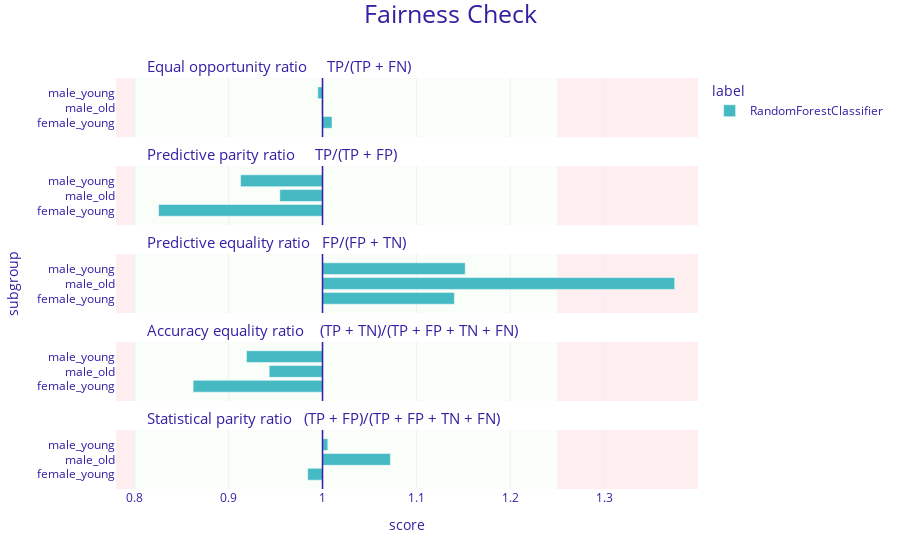
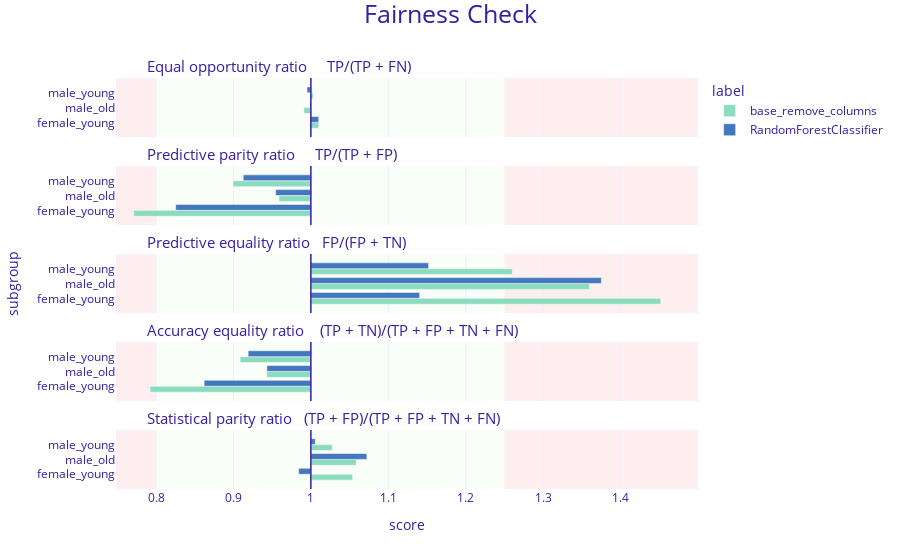
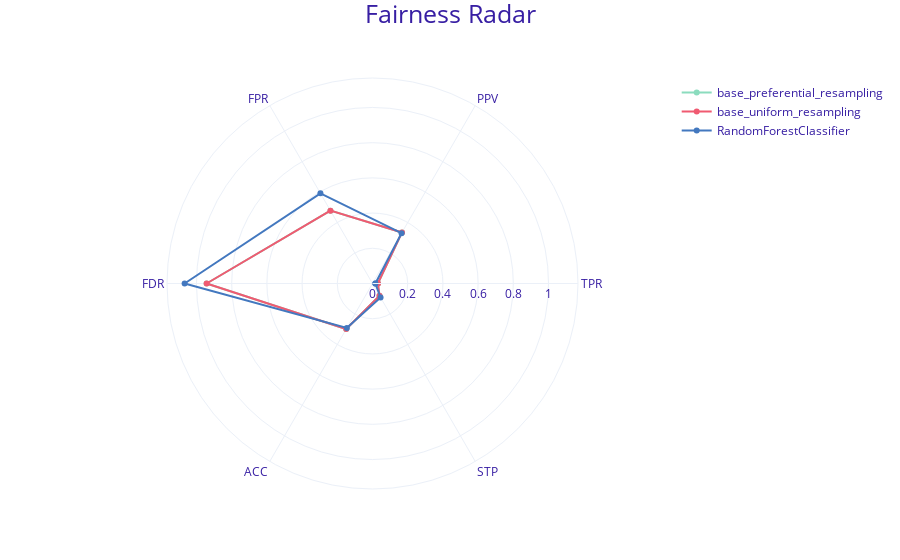
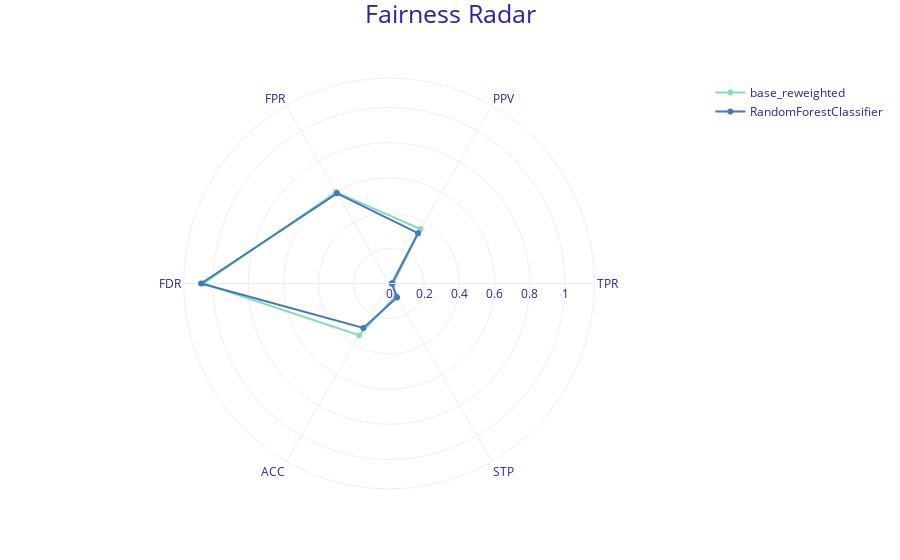

Write notebook code for charts like these, in order.
### Code cell
display_all(METRICS_LIST, GRAPHIC, explainers_fairness, dict_infos)

### Figure 1 — Plotly figure (JSON) as saved in the notebook; plotly's stock layout.template omitted (floating-point values rounded to 4 significant figures)
{"data": [{"alignmentgroup": "True", "customdata": [["female_young", 1.01, "RandomForestClassifier"], ["male_old", 0.999, "RandomForestClassifier"], ["male_young", 0.995, "RandomForestClassifier"]], "hovertemplate": "<b>%{customdata[2]}</b><br>Subgroup: %{customdata[0]}<br>Score: %{customdata[1]}<br><extra></extra>", "legendgroup": "RandomForestClassifier", "marker": {"color": "#46bac2", "pattern": {"shape": ""}}, "name": "RandomForestClassifier", "offsetgroup": "RandomForestClassifier", "orientation": "h", "showlegend": true, "textposition": "auto", "type": "bar", "x": [0.0101, -0.00101, -0.005051], "xaxis": "x5", "y": [0.25, 0.5, 0.75], "yaxis": "y5"}, {"alignmentgroup": "True", "customdata": [["female_young", 0.825, "RandomForestClassifier"], ["male_old", 0.954, "RandomForestClassifier"], ["male_young", 0.913, "RandomForestClassifier"]], "hovertemplate": "<b>%{customdata[2]}</b><br>Subgroup: %{customdata[0]}<br>Score: %{customdata[1]}<br><extra></extra>", "legendgroup": "RandomForestClassifier", "marker": {"color": "#46bac2", "pattern": {"shape": ""}}, "name": "RandomForestClassifier", "offsetgroup": "RandomForestClassifier", "orientation": "h", "showlegend": false, "textposition": "auto", "type": "bar", "x": [-0.1747, -0.04551, -0.08733], "xaxis": "x4", "y": [0.25, 0.5, 0.75], "yaxis": "y4"}, {"alignmentgroup": "True", "customdata": [["female_young", 1.14, "RandomForestClassifier"], ["male_old", 1.375, "RandomForestClassifier"], ["male_young", 1.152, "RandomForestClassifier"]], "hovertemplate": "<b>%{customdata[2]}</b><br>Subgroup: %{customdata[0]}<br>Score: %{customdata[1]}<br><extra></extra>", "legendgroup": "RandomForestClassifier", "marker": {"color": "#46bac2", "pattern": {"shape": ""}}, "name": "RandomForestClassifier", "offsetgroup": "RandomForestClassifier", "orientation": "h", "showlegend": false, "textposition": "auto", "type": "bar", "x": [0.1405, 0.3752, 0.1521], "xaxis": "x3", "y": [0.25, 0.5, 0.75], "yaxis": "y3"}, {"alignmentgroup": "True", "customdata": [["female_young", 0.862, "RandomForestClassifier"], ["male_old", 0.943, "RandomForestClassifier"], ["male_young", 0.919, "RandomForestClassifier"]], "hovertemplate": "<b>%{customdata[2]}</b><br>Subgroup: %{customdata[0]}<br>Score: %{customdata[1]}<br><extra></extra>", "legendgroup": "RandomForestClassifier", "marker": {"color": "#46bac2", "pattern": {"shape": ""}}, "name": "RandomForestClassifier", "offsetgroup": "RandomForestClassifier", "orientation": "h", "showlegend": false, "textposition": "auto", "type": "bar", "x": [-0.1378, -0.05683, -0.08102], "xaxis": "x2", "y": [0.25, 0.5, 0.75], "yaxis": "y2"}, {"alignmentgroup": "True", "customdata": [["female_young", 0.984, "RandomForestClassifier"], ["male_old", 1.072, "RandomForestClassifier"], ["male_young", 1.006, "RandomForestClassifier"]], "hovertemplate": "<b>%{customdata[2]}</b><br>Subgroup: %{customdata[0]}<br>Score: %{customdata[1]}<br><extra></extra>", "legendgroup": "RandomForestClassifier", "marker": {"color": "#46bac2", "pattern": {"shape": ""}}, "name": "RandomForestClassifier", "offsetgroup": "RandomForestClassifier", "orientation": "h", "showlegend": false, "textposition": "auto", "type": "bar", "x": [-0.01582, 0.07232, 0.00565], "xaxis": "x", "y": [0.25, 0.5, 0.75], "yaxis": "y"}], "layout": {"annotations": [{"font": {"size": 15}, "showarrow": false, "text": "Statistical parity ratio   (TP + FP)/(TP + FP + TN + FN)", "x": 0.05, "xanchor": "left", "xref": "paper", "y": 0.144, "yanchor": "bottom", "yref": "paper"}, {"font": {"size": 15}, "showarrow": false, "text": "Accuracy equality ratio    (TP + TN)/(TP + FP + TN + FN)", "x": 0.05, "xanchor": "left", "xref": "paper", "y": 0.358, "yanchor": "bottom", "yref": "paper"}, {"font": {"size": 15}, "showarrow": false, "text": "Predictive equality ratio   FP/(FP + TN)", "x": 0.05, "xanchor": "left", "xref": "paper", "y": 0.572, "yanchor": "bottom", "yref": "paper"}, {"font": {"size": 15}, "showarrow": false, "text": "Predictive parity ratio     TP/(TP + FP)", "x": 0.05, "xanchor": "left", "xref": "paper", "y": 0.786, "yanchor": "bottom", "yref": "paper"}, {"font": {"size": 15}, "showarrow": false, "text": "Equal opportunity ratio     TP/(TP + FN)", "x": 0.05, "xanchor": "left", "xref": "paper", "y": 1, "yanchor": "bottom", "yref": "paper"}], "barmode": "group", "font": {"color": "#371ea3"}, "legend": {"title": {"text": "label"}, "tracegroupgap": 0}, "margin": {"b": 71, "r": 30, "t": 78}, "shapes": [{"fillcolor": "#f05a71", "layer": "below", "line": {"width": 0}, "opacity": 0.1, "type": "rect", "x0": 0.25, "x1": 0.4, "xref": "x", "y0": 0, "y1": 1, "yref": "y"}, {"fillcolor": "#f05a71", "layer": "below", "line": {"width": 0}, "opacity": 0.1, "type": "rect", "x0": -0.22, "x1": -0.2, "xref": "x", "y0": 0, "y1": 1, "yref": "y"}, {"fillcolor": "#c7f5bf", "layer": "below", "line": {"width": 0}, "opacity": 0.1, "type": "rect", "x0": -0.2, "x1": 0.25, "xref": "x", "y0": 0, "y1": 1, "yref": "y"}, {"line": {"color": "#371ea3", "width": 1.5}, "type": "line", "x0": 0, "x1": 0, "xref": "x", "y0": 0, "y1": 1, "yref": "y"}, {"fillcolor": "#f05a71", "layer": "below", "line": {"width": 0}, "opacity": 0.1, "type": "rect", "x0": 0.25, "x1": 0.4, "xref": "x", "y0": 0, "y1": 1, "yref": "y2"}, {"fillcolor": "#f05a71", "layer": "below", "line": {"width": 0}, "opacity": 0.1, "type": "rect", "x0": -0.22, "x1": -0.2, "xref": "x", "y0": 0, "y1": 1, "yref": "y2"}, {"fillcolor": "#c7f5bf", "layer": "below", "line": {"width": 0}, "opacity": 0.1, "type": "rect", "x0": -0.2, "x1": 0.25, "xref": "x", "y0": 0, "y1": 1, "yref": "y2"}, {"line": {"color": "#371ea3", "width": 1.5}, "type": "line", "x0": 0, "x1": 0, "xref": "x", "y0": 0, "y1": 1, "yref": "y2"}, {"fillcolor": "#f05a71", "layer": "below", "line": {"width": 0}, "opacity": 0.1, "type": "rect", "x0": 0.25, "x1": 0.4, "xref": "x", "y0": 0, "y1": 1, "yref": "y3"}, {"fillcolor": "#f05a71", "layer": "below", "line": {"width": 0}, "opacity": 0.1, "type": "rect", "x0": -0.22, "x1": -0.2, "xref": "x", "y0": 0, "y1": 1, "yref": "y3"}, {"fillcolor": "#c7f5bf", "layer": "below", "line": {"width": 0}, "opacity": 0.1, "type": "rect", "x0": -0.2, "x1": 0.25, "xref": "x", "y0": 0, "y1": 1, "yref": "y3"}, {"line": {"color": "#371ea3", "width": 1.5}, "type": "line", "x0": 0, "x1": 0, "xref": "x", "y0": 0, "y1": 1, "yref": "y3"}, {"fillcolor": "#f05a71", "layer": "below", "line": {"width": 0}, "opacity": 0.1, "type": "rect", "x0": 0.25, "x1": 0.4, "xref": "x", "y0": 0, "y1": 1, "yref": "y4"}, {"fillcolor": "#f05a71", "layer": "below", "line": {"width": 0}, "opacity": 0.1, "type": "rect", "x0": -0.22, "x1": -0.2, "xref": "x", "y0": 0, "y1": 1, "yref": "y4"}, {"fillcolor": "#c7f5bf", "layer": "below", "line": {"width": 0}, "opacity": 0.1, "type": "rect", "x0": -0.2, "x1": 0.25, "xref": "x", "y0": 0, "y1": 1, "yref": "y4"}, {"line": {"color": "#371ea3", "width": 1.5}, "type": "line", "x0": 0, "x1": 0, "xref": "x", "y0": 0, "y1": 1, "yref": "y4"}, {"fillcolor": "#f05a71", "layer": "below", "line": {"width": 0}, "opacity": 0.1, "type": "rect", "x0": 0.25, "x1": 0.4, "xref": "x", "y0": 0, "y1": 1, "yref": "y5"}, {"fillcolor": "#f05a71", "layer": "below", "line": {"width": 0}, "opacity": 0.1, "type": "rect", "x0": -0.22, "x1": -0.2, "xref": "x", "y0": 0, "y1": 1, "yref": "y5"}, {"fillcolor": "#c7f5bf", "layer": "below", "line": {"width": 0}, "opacity": 0.1, "type": "rect", "x0": -0.2, "x1": 0.25, "xref": "x", "y0": 0, "y1": 1, "yref": "y5"}, {"line": {"color": "#371ea3", "width": 1.5}, "type": "line", "x0": 0, "x1": 0, "xref": "x", "y0": 0, "y1": 1, "yref": "y5"}], "title": {"font": {"size": 25}, "text": "Fairness Check", "x": 0.5, "y": 0.99}, "xaxis": {"anchor": "y", "domain": [0, 1], "range": [-0.22, 0.4], "ticktext": [0.7, 0.8, 0.9, 1, 1.1, 1.2, 1.3, 1], "tickvals": [-0.3, -0.2, -0.1, 0, 0.1, 0.2, 0.3, 0], "title": {"text": "score"}}, "xaxis2": {"anchor": "y2", "domain": [0, 1], "matches": "x", "range": [-0.22, 0.4], "showticklabels": false, "ticktext": [0.7, 0.8, 0.9, 1, 1.1, 1.2, 1.3, 1], "tickvals": [-0.3, -0.2, -0.1, 0, 0.1, 0.2, 0.3, 0]}, "xaxis3": {"anchor": "y3", "domain": [0, 1], "matches": "x", "range": [-0.22, 0.4], "showticklabels": false, "ticktext": [0.7, 0.8, 0.9, 1, 1.1, 1.2, 1.3, 1], "tickvals": [-0.3, -0.2, -0.1, 0, 0.1, 0.2, 0.3, 0]}, "xaxis4": {"anchor": "y4", "domain": [0, 1], "matches": "x", "range": [-0.22, 0.4], "showticklabels": false, "ticktext": [0.7, 0.8, 0.9, 1, 1.1, 1.2, 1.3, 1], "tickvals": [-0.3, -0.2, -0.1, 0, 0.1, 0.2, 0.3, 0]}, "xaxis5": {"anchor": "y5", "domain": [0, 1], "matches": "x", "range": [-0.22, 0.4], "showticklabels": false, "ticktext": [0.7, 0.8, 0.9, 1, 1.1, 1.2, 1.3, 1], "tickvals": [-0.3, -0.2, -0.1, 0, 0.1, 0.2, 0.3, 0]}, "yaxis": {"anchor": "x", "domain": [0, 0.144], "range": [0, 1], "showgrid": false, "ticktext": ["female_young", "male_old", "male_young"], "tickvals": [0.25, 0.5, 0.75], "title": {"text": ""}, "zeroline": false}, "yaxis2": {"anchor": "x2", "domain": [0.214, 0.358], "matches": "y", "range": [0, 1], "showgrid": false, "ticktext": ["female_young", "male_old", "male_young"], "tickvals": [0.25, 0.5, 0.75], "title": {"text": ""}, "zeroline": false}, "yaxis3": {"anchor": "x3", "domain": [0.428, 0.572], "matches": "y", "range": [0, 1], "showgrid": false, "ticktext": ["female_young", "male_old", "male_young"], "tickvals": [0.25, 0.5, 0.75], "title": {"text": "subgroup"}, "zeroline": false}, "yaxis4": {"anchor": "x4", "domain": [0.642, 0.786], "matches": "y", "range": [0, 1], "showgrid": false, "ticktext": ["female_young", "male_old", "male_young"], "tickvals": [0.25, 0.5, 0.75], "title": {"text": ""}, "zeroline": false}, "yaxis5": {"anchor": "x5", "domain": [0.856, 1], "matches": "y", "range": [0, 1], "showgrid": false, "ticktext": ["female_young", "male_old", "male_young"], "tickvals": [0.25, 0.5, 0.75], "title": {"text": ""}, "zeroline": false}}}

### Figure 2 — Plotly figure (JSON) as saved in the notebook; plotly's stock layout.template omitted (floating-point values rounded to 4 significant figures)
{"data": [{"alignmentgroup": "True", "customdata": [["female_young", 1.01, "base_remove_columns"], ["male_old", 0.991, "base_remove_columns"], ["male_young", 1.003, "base_remove_columns"]], "hovertemplate": "<b>%{customdata[2]}</b><br>Subgroup: %{customdata[0]}<br>Score: %{customdata[1]}<br><extra></extra>", "legendgroup": "base_remove_columns", "marker": {"color": "#8bdcbe", "pattern": {"shape": ""}}, "name": "base_remove_columns", "offsetgroup": "base_remove_columns", "orientation": "h", "showlegend": true, "textposition": "auto", "type": "bar", "x": [0.0101, -0.009091, 0.00303], "xaxis": "x5", "y": [0.25, 0.5, 0.75], "yaxis": "y5"}, {"alignmentgroup": "True", "customdata": [["female_young", 0.771, "base_remove_columns"], ["male_old", 0.959, "base_remove_columns"], ["male_young", 0.9, "base_remove_columns"]], "hovertemplate": "<b>%{customdata[2]}</b><br>Subgroup: %{customdata[0]}<br>Score: %{customdata[1]}<br><extra></extra>", "legendgroup": "base_remove_columns", "marker": {"color": "#8bdcbe", "pattern": {"shape": ""}}, "name": "base_remove_columns", "offsetgroup": "base_remove_columns", "orientation": "h", "showlegend": false, "textposition": "auto", "type": "bar", "x": [-0.2288, -0.04116, -0.1005], "xaxis": "x4", "y": [0.25, 0.5, 0.75], "yaxis": "y4"}, {"alignmentgroup": "True", "customdata": [["female_young", 1.452, "base_remove_columns"], ["male_old", 1.36, "base_remove_columns"], ["male_young", 1.26, "base_remove_columns"]], "hovertemplate": "<b>%{customdata[2]}</b><br>Subgroup: %{customdata[0]}<br>Score: %{customdata[1]}<br><extra></extra>", "legendgroup": "base_remove_columns", "marker": {"color": "#8bdcbe", "pattern": {"shape": ""}}, "name": "base_remove_columns", "offsetgroup": "base_remove_columns", "orientation": "h", "showlegend": false, "textposition": "auto", "type": "bar", "x": [0.4521, 0.3599, 0.2604], "xaxis": "x3", "y": [0.25, 0.5, 0.75], "yaxis": "y3"}, {"alignmentgroup": "True", "customdata": [["female_young", 0.792, "base_remove_columns"], ["male_old", 0.943, "base_remove_columns"], ["male_young", 0.909, "base_remove_columns"]], "hovertemplate": "<b>%{customdata[2]}</b><br>Subgroup: %{customdata[0]}<br>Score: %{customdata[1]}<br><extra></extra>", "legendgroup": "base_remove_columns", "marker": {"color": "#8bdcbe", "pattern": {"shape": ""}}, "name": "base_remove_columns", "offsetgroup": "base_remove_columns", "orientation": "h", "showlegend": false, "textposition": "auto", "type": "bar", "x": [-0.2078, -0.05701, -0.09145], "xaxis": "x2", "y": [0.25, 0.5, 0.75], "yaxis": "y2"}, {"alignmentgroup": "True", "customdata": [["female_young", 1.054, "base_remove_columns"], ["male_old", 1.059, "base_remove_columns"], ["male_young", 1.028, "base_remove_columns"]], "hovertemplate": "<b>%{customdata[2]}</b><br>Subgroup: %{customdata[0]}<br>Score: %{customdata[1]}<br><extra></extra>", "legendgroup": "base_remove_columns", "marker": {"color": "#8bdcbe", "pattern": {"shape": ""}}, "name": "base_remove_columns", "offsetgroup": "base_remove_columns", "orientation": "h", "showlegend": false, "textposition": "auto", "type": "bar", "x": [0.05396, 0.05855, 0.02755], "xaxis": "x", "y": [0.25, 0.5, 0.75], "yaxis": "y"}, {"alignmentgroup": "True", "customdata": [["female_young", 1.01, "RandomForestClassifier"], ["male_old", 0.999, "RandomForestClassifier"], ["male_young", 0.995, "RandomForestClassifier"]], "hovertemplate": "<b>%{customdata[2]}</b><br>Subgroup: %{customdata[0]}<br>Score: %{customdata[1]}<br><extra></extra>", "legendgroup": "RandomForestClassifier", "marker": {"color": "#4378bf", "pattern": {"shape": ""}}, "name": "RandomForestClassifier", "offsetgroup": "RandomForestClassifier", "orientation": "h", "showlegend": true, "textposition": "auto", "type": "bar", "x": [0.0101, -0.00101, -0.005051], "xaxis": "x5", "y": [0.25, 0.5, 0.75], "yaxis": "y5"}, {"alignmentgroup": "True", "customdata": [["female_young", 0.825, "RandomForestClassifier"], ["male_old", 0.954, "RandomForestClassifier"], ["male_young", 0.913, "RandomForestClassifier"]], "hovertemplate": "<b>%{customdata[2]}</b><br>Subgroup: %{customdata[0]}<br>Score: %{customdata[1]}<br><extra></extra>", "legendgroup": "RandomForestClassifier", "marker": {"color": "#4378bf", "pattern": {"shape": ""}}, "name": "RandomForestClassifier", "offsetgroup": "RandomForestClassifier", "orientation": "h", "showlegend": false, "textposition": "auto", "type": "bar", "x": [-0.1747, -0.04551, -0.08733], "xaxis": "x4", "y": [0.25, 0.5, 0.75], "yaxis": "y4"}, {"alignmentgroup": "True", "customdata": [["female_young", 1.14, "RandomForestClassifier"], ["male_old", 1.375, "RandomForestClassifier"], ["male_young", 1.152, "RandomForestClassifier"]], "hovertemplate": "<b>%{customdata[2]}</b><br>Subgroup: %{customdata[0]}<br>Score: %{customdata[1]}<br><extra></extra>", "legendgroup": "RandomForestClassifier", "marker": {"color": "#4378bf", "pattern": {"shape": ""}}, "name": "RandomForestClassifier", "offsetgroup": "RandomForestClassifier", "orientation": "h", "showlegend": false, "textposition": "auto", "type": "bar", "x": [0.1405, 0.3752, 0.1521], "xaxis": "x3", "y": [0.25, 0.5, 0.75], "yaxis": "y3"}, {"alignmentgroup": "True", "customdata": [["female_young", 0.862, "RandomForestClassifier"], ["male_old", 0.943, "RandomForestClassifier"], ["male_young", 0.919, "RandomForestClassifier"]], "hovertemplate": "<b>%{customdata[2]}</b><br>Subgroup: %{customdata[0]}<br>Score: %{customdata[1]}<br><extra></extra>", "legendgroup": "RandomForestClassifier", "marker": {"color": "#4378bf", "pattern": {"shape": ""}}, "name": "RandomForestClassifier", "offsetgroup": "RandomForestClassifier", "orientation": "h", "showlegend": false, "textposition": "auto", "type": "bar", "x": [-0.1378, -0.05683, -0.08102], "xaxis": "x2", "y": [0.25, 0.5, 0.75], "yaxis": "y2"}, {"alignmentgroup": "True", "customdata": [["female_young", 0.984, "RandomForestClassifier"], ["male_old", 1.072, "RandomForestClassifier"], ["male_young", 1.006, "RandomForestClassifier"]], "hovertemplate": "<b>%{customdata[2]}</b><br>Subgroup: %{customdata[0]}<br>Score: %{customdata[1]}<br><extra></extra>", "legendgroup": "RandomForestClassifier", "marker": {"color": "#4378bf", "pattern": {"shape": ""}}, "name": "RandomForestClassifier", "offsetgroup": "RandomForestClassifier", "orientation": "h", "showlegend": false, "textposition": "auto", "type": "bar", "x": [-0.01582, 0.07232, 0.00565], "xaxis": "x", "y": [0.25, 0.5, 0.75], "yaxis": "y"}], "layout": {"annotations": [{"font": {"size": 15}, "showarrow": false, "text": "Statistical parity ratio   (TP + FP)/(TP + FP + TN + FN)", "x": 0.05, "xanchor": "left", "xref": "paper", "y": 0.144, "yanchor": "bottom", "yref": "paper"}, {"font": {"size": 15}, "showarrow": false, "text": "Accuracy equality ratio    (TP + TN)/(TP + FP + TN + FN)", "x": 0.05, "xanchor": "left", "xref": "paper", "y": 0.358, "yanchor": "bottom", "yref": "paper"}, {"font": {"size": 15}, "showarrow": false, "text": "Predictive equality ratio   FP/(FP + TN)", "x": 0.05, "xanchor": "left", "xref": "paper", "y": 0.572, "yanchor": "bottom", "yref": "paper"}, {"font": {"size": 15}, "showarrow": false, "text": "Predictive parity ratio     TP/(TP + FP)", "x": 0.05, "xanchor": "left", "xref": "paper", "y": 0.786, "yanchor": "bottom", "yref": "paper"}, {"font": {"size": 15}, "showarrow": false, "text": "Equal opportunity ratio     TP/(TP + FN)", "x": 0.05, "xanchor": "left", "xref": "paper", "y": 1, "yanchor": "bottom", "yref": "paper"}], "barmode": "group", "font": {"color": "#371ea3"}, "legend": {"title": {"text": "label"}, "tracegroupgap": 0}, "margin": {"b": 71, "r": 30, "t": 78}, "shapes": [{"fillcolor": "#f05a71", "layer": "below", "line": {"width": 0}, "opacity": 0.1, "type": "rect", "x0": 0.25, "x1": 0.5, "xref": "x", "y0": 0, "y1": 1, "yref": "y"}, {"fillcolor": "#f05a71", "layer": "below", "line": {"width": 0}, "opacity": 0.1, "type": "rect", "x0": -0.2517, "x1": -0.2, "xref": "x", "y0": 0, "y1": 1, "yref": "y"}, {"fillcolor": "#c7f5bf", "layer": "below", "line": {"width": 0}, "opacity": 0.1, "type": "rect", "x0": -0.2, "x1": 0.25, "xref": "x", "y0": 0, "y1": 1, "yref": "y"}, {"line": {"color": "#371ea3", "width": 1.5}, "type": "line", "x0": 0, "x1": 0, "xref": "x", "y0": 0, "y1": 1, "yref": "y"}, {"fillcolor": "#f05a71", "layer": "below", "line": {"width": 0}, "opacity": 0.1, "type": "rect", "x0": 0.25, "x1": 0.5, "xref": "x", "y0": 0, "y1": 1, "yref": "y2"}, {"fillcolor": "#f05a71", "layer": "below", "line": {"width": 0}, "opacity": 0.1, "type": "rect", "x0": -0.2517, "x1": -0.2, "xref": "x", "y0": 0, "y1": 1, "yref": "y2"}, {"fillcolor": "#c7f5bf", "layer": "below", "line": {"width": 0}, "opacity": 0.1, "type": "rect", "x0": -0.2, "x1": 0.25, "xref": "x", "y0": 0, "y1": 1, "yref": "y2"}, {"line": {"color": "#371ea3", "width": 1.5}, "type": "line", "x0": 0, "x1": 0, "xref": "x", "y0": 0, "y1": 1, "yref": "y2"}, {"fillcolor": "#f05a71", "layer": "below", "line": {"width": 0}, "opacity": 0.1, "type": "rect", "x0": 0.25, "x1": 0.5, "xref": "x", "y0": 0, "y1": 1, "yref": "y3"}, {"fillcolor": "#f05a71", "layer": "below", "line": {"width": 0}, "opacity": 0.1, "type": "rect", "x0": -0.2517, "x1": -0.2, "xref": "x", "y0": 0, "y1": 1, "yref": "y3"}, {"fillcolor": "#c7f5bf", "layer": "below", "line": {"width": 0}, "opacity": 0.1, "type": "rect", "x0": -0.2, "x1": 0.25, "xref": "x", "y0": 0, "y1": 1, "yref": "y3"}, {"line": {"color": "#371ea3", "width": 1.5}, "type": "line", "x0": 0, "x1": 0, "xref": "x", "y0": 0, "y1": 1, "yref": "y3"}, {"fillcolor": "#f05a71", "layer": "below", "line": {"width": 0}, "opacity": 0.1, "type": "rect", "x0": 0.25, "x1": 0.5, "xref": "x", "y0": 0, "y1": 1, "yref": "y4"}, {"fillcolor": "#f05a71", "layer": "below", "line": {"width": 0}, "opacity": 0.1, "type": "rect", "x0": -0.2517, "x1": -0.2, "xref": "x", "y0": 0, "y1": 1, "yref": "y4"}, {"fillcolor": "#c7f5bf", "layer": "below", "line": {"width": 0}, "opacity": 0.1, "type": "rect", "x0": -0.2, "x1": 0.25, "xref": "x", "y0": 0, "y1": 1, "yref": "y4"}, {"line": {"color": "#371ea3", "width": 1.5}, "type": "line", "x0": 0, "x1": 0, "xref": "x", "y0": 0, "y1": 1, "yref": "y4"}, {"fillcolor": "#f05a71", "layer": "below", "line": {"width": 0}, "opacity": 0.1, "type": "rect", "x0": 0.25, "x1": 0.5, "xref": "x", "y0": 0, "y1": 1, "yref": "y5"}, {"fillcolor": "#f05a71", "layer": "below", "line": {"width": 0}, "opacity": 0.1, "type": "rect", "x0": -0.2517, "x1": -0.2, "xref": "x", "y0": 0, "y1": 1, "yref": "y5"}, {"fillcolor": "#c7f5bf", "layer": "below", "line": {"width": 0}, "opacity": 0.1, "type": "rect", "x0": -0.2, "x1": 0.25, "xref": "x", "y0": 0, "y1": 1, "yref": "y5"}, {"line": {"color": "#371ea3", "width": 1.5}, "type": "line", "x0": 0, "x1": 0, "xref": "x", "y0": 0, "y1": 1, "yref": "y5"}], "title": {"font": {"size": 25}, "text": "Fairness Check", "x": 0.5, "y": 0.99}, "xaxis": {"anchor": "y", "domain": [0, 1], "range": [-0.2517, 0.5], "ticktext": [0.7, 0.8, 0.9, 1, 1.1, 1.2, 1.3, 1.4, 1], "tickvals": [-0.3, -0.2, -0.1, 0, 0.1, 0.2, 0.3, 0.4, 0], "title": {"text": "score"}}, "xaxis2": {"anchor": "y2", "domain": [0, 1], "matches": "x", "range": [-0.2517, 0.5], "showticklabels": false, "ticktext": [0.7, 0.8, 0.9, 1, 1.1, 1.2, 1.3, 1.4, 1], "tickvals": [-0.3, -0.2, -0.1, 0, 0.1, 0.2, 0.3, 0.4, 0]}, "xaxis3": {"anchor": "y3", "domain": [0, 1], "matches": "x", "range": [-0.2517, 0.5], "showticklabels": false, "ticktext": [0.7, 0.8, 0.9, 1, 1.1, 1.2, 1.3, 1.4, 1], "tickvals": [-0.3, -0.2, -0.1, 0, 0.1, 0.2, 0.3, 0.4, 0]}, "xaxis4": {"anchor": "y4", "domain": [0, 1], "matches": "x", "range": [-0.2517, 0.5], "showticklabels": false, "ticktext": [0.7, 0.8, 0.9, 1, 1.1, 1.2, 1.3, 1.4, 1], "tickvals": [-0.3, -0.2, -0.1, 0, 0.1, 0.2, 0.3, 0.4, 0]}, "xaxis5": {"anchor": "y5", "domain": [0, 1], "matches": "x", "range": [-0.2517, 0.5], "showticklabels": false, "ticktext": [0.7, 0.8, 0.9, 1, 1.1, 1.2, 1.3, 1.4, 1], "tickvals": [-0.3, -0.2, -0.1, 0, 0.1, 0.2, 0.3, 0.4, 0]}, "yaxis": {"anchor": "x", "domain": [0, 0.144], "range": [0, 1], "showgrid": false, "ticktext": ["female_young", "male_old", "male_young"], "tickvals": [0.25, 0.5, 0.75], "title": {"text": ""}, "zeroline": false}, "yaxis2": {"anchor": "x2", "domain": [0.214, 0.358], "matches": "y", "range": [0, 1], "showgrid": false, "ticktext": ["female_young", "male_old", "male_young"], "tickvals": [0.25, 0.5, 0.75], "title": {"text": ""}, "zeroline": false}, "yaxis3": {"anchor": "x3", "domain": [0.428, 0.572], "matches": "y", "range": [0, 1], "showgrid": false, "ticktext": ["female_young", "male_old", "male_young"], "tickvals": [0.25, 0.5, 0.75], "title": {"text": "subgroup"}, "zeroline": false}, "yaxis4": {"anchor": "x4", "domain": [0.642, 0.786], "matches": "y", "range": [0, 1], "showgrid": false, "ticktext": ["female_young", "male_old", "male_young"], "tickvals": [0.25, 0.5, 0.75], "title": {"text": ""}, "zeroline": false}, "yaxis5": {"anchor": "x5", "domain": [0.856, 1], "matches": "y", "range": [0, 1], "showgrid": false, "ticktext": ["female_young", "male_old", "male_young"], "tickvals": [0.25, 0.5, 0.75], "title": {"text": ""}, "zeroline": false}}}

### Figure 3 — Plotly figure (JSON) as saved in the notebook; plotly's stock layout.template omitted (floating-point values rounded to 4 significant figures)
{"data": [{"hovertemplate": "<b>%{text}</b><br>Metric: %{theta}<br>Parity loss: %{r:.3f}<extra></extra>", "line": {"color": "#8bdcbe"}, "marker": {"color": ["#8bdcbe", "#8bdcbe", "#8bdcbe", "#8bdcbe", "#8bdcbe", "#8bdcbe", "#8bdcbe"]}, "name": "base_preferential_resampling", "r": [0.03041, 0.335, 0.4778, 0.9424, 0.2988, 0.07986, 0.03041], "text": ["base_preferential_resampling", "base_preferential_resampling", "base_preferential_resampling", "base_preferential_resampling", "base_preferential_resampling", "base_preferential_resampling", "base_preferential_resampling"], "theta": ["TPR", "PPV", "FPR", "FDR", "ACC", "STP", "TPR"], "type": "scatterpolar"}, {"hovertemplate": "<b>%{text}</b><br>Metric: %{theta}<br>Parity loss: %{r:.3f}<extra></extra>", "line": {"color": "#f05a71"}, "marker": {"color": ["#f05a71", "#f05a71", "#f05a71", "#f05a71", "#f05a71", "#f05a71", "#f05a71"]}, "name": "base_uniform_resampling", "r": [0.03041, 0.335, 0.4778, 0.9424, 0.2988, 0.07986, 0.03041], "text": ["base_uniform_resampling", "base_uniform_resampling", "base_uniform_resampling", "base_uniform_resampling", "base_uniform_resampling", "base_uniform_resampling", "base_uniform_resampling"], "theta": ["TPR", "PPV", "FPR", "FDR", "ACC", "STP", "TPR"], "type": "scatterpolar"}, {"hovertemplate": "<b>%{text}</b><br>Metric: %{theta}<br>Parity loss: %{r:.3f}<extra></extra>", "line": {"color": "#4378bf"}, "marker": {"color": ["#4378bf", "#4378bf", "#4378bf", "#4378bf", "#4378bf", "#4378bf", "#4378bf"]}, "name": "RandomForestClassifier", "r": [0.01612, 0.3299, 0.5916, 1.067, 0.2913, 0.0914, 0.01612], "text": ["RandomForestClassifier", "RandomForestClassifier", "RandomForestClassifier", "RandomForestClassifier", "RandomForestClassifier", "RandomForestClassifier", "RandomForestClassifier"], "theta": ["TPR", "PPV", "FPR", "FDR", "ACC", "STP", "TPR"], "type": "scatterpolar"}], "layout": {"font": {"color": "#371ea3"}, "margin": {"b": 71, "r": 30, "t": 78}, "polar": {"radialaxis": {"range": [0, 1.167]}}, "title": {"font": {"size": 25}, "text": "Fairness Radar", "x": 0.5, "y": 0.99}}}

### Figure 4 — Plotly figure (JSON) as saved in the notebook; plotly's stock layout.template omitted (floating-point values rounded to 4 significant figures)
{"data": [{"hovertemplate": "<b>%{text}</b><br>Metric: %{theta}<br>Parity loss: %{r:.3f}<extra></extra>", "line": {"color": "#8bdcbe"}, "marker": {"color": ["#8bdcbe", "#8bdcbe", "#8bdcbe", "#8bdcbe", "#8bdcbe", "#8bdcbe", "#8bdcbe"]}, "name": "base_reweighted", "r": [0.02425, 0.3575, 0.6001, 1.054, 0.3393, 0.07965, 0.02425], "text": ["base_reweighted", "base_reweighted", "base_reweighted", "base_reweighted", "base_reweighted", "base_reweighted", "base_reweighted"], "theta": ["TPR", "PPV", "FPR", "FDR", "ACC", "STP", "TPR"], "type": "scatterpolar"}, {"hovertemplate": "<b>%{text}</b><br>Metric: %{theta}<br>Parity loss: %{r:.3f}<extra></extra>", "line": {"color": "#4378bf"}, "marker": {"color": ["#4378bf", "#4378bf", "#4378bf", "#4378bf", "#4378bf", "#4378bf", "#4378bf"]}, "name": "RandomForestClassifier", "r": [0.01612, 0.3299, 0.5916, 1.067, 0.2913, 0.0914, 0.01612], "text": ["RandomForestClassifier", "RandomForestClassifier", "RandomForestClassifier", "RandomForestClassifier", "RandomForestClassifier", "RandomForestClassifier", "RandomForestClassifier"], "theta": ["TPR", "PPV", "FPR", "FDR", "ACC", "STP", "TPR"], "type": "scatterpolar"}], "layout": {"font": {"color": "#371ea3"}, "margin": {"b": 71, "r": 30, "t": 78}, "polar": {"radialaxis": {"range": [0, 1.167]}}, "title": {"font": {"size": 25}, "text": "Fairness Radar", "x": 0.5, "y": 0.99}}}
